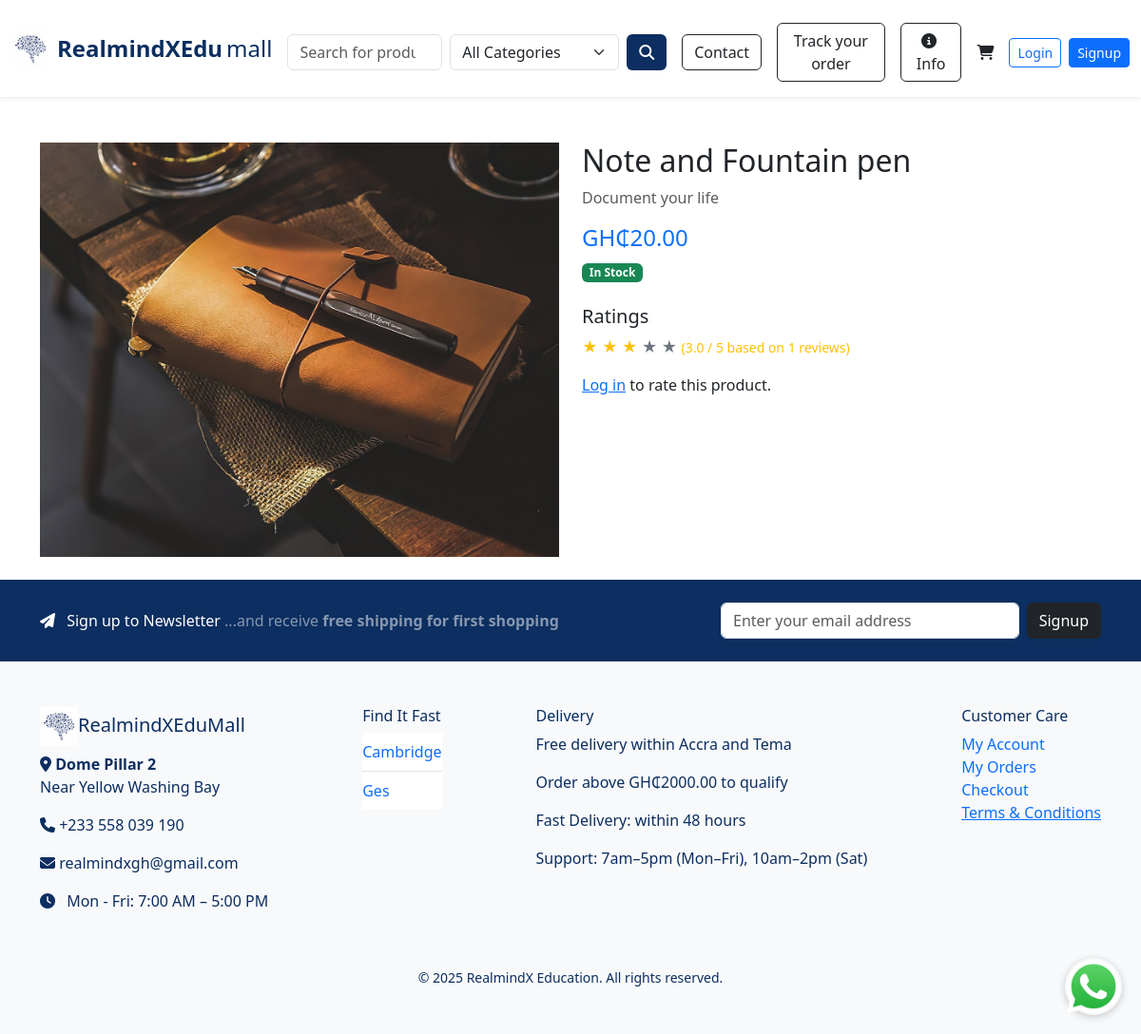
Page /product/1 on the committed database.
### e_commerce/models/products.py (models this page shows, shortened)
class Product(db.Model):
    __tablename__ = 'product'  # Optional, but makes FK references safer
    id = db.Column(db.Integer, primary_key=True)
    name = db.Column(db.String(120), nullable=False)
    description = db.Column(db.Text, nullable=False)
    price = db.Column(db.Float, nullable=False)
    discount_percentage = db.Column(db.Float, default=0.0)
    image_filename = db.Column(db.String(120))
    in_stock = db.Column(db.Boolean, default=True)
    date_created = db.Column(db.DateTime, default=datetime.utcnow)
    author = db.Column(db.String(120), nullable=True)
    brand = db.Column(db.String(120), nullable=True)
    grade = db.Column(db.String(50), nullable=True)
    level = db.Column(db.String(50), nullable=True)
    subject = db.Column(db.String(100), nullable=True)
    ratings = db.relationship('ProductRating', back_populates='product', lazy=True)
    category_id = db.Column(db.Integer, db.ForeignKey('category.id'))
    category = db.relationship('Category', back_populates='products')
    order_items = db.relationship('OrderItem', backref='product', lazy=True)

### e_commerce/models/category.py (models this page shows)
class Category(db.Model):
    id = db.Column(db.Integer, primary_key=True)
    name = db.Column(db.String(100), nullable=False, unique=True)
    products = db.relationship('Product', back_populates='category', lazy=True)

### e_commerce/routes/main_routes.py (the view)
@main_bp.route('/product/<int:product_id>')
def view_product(product_id):
    product = Product.query.get_or_404(product_id)
    user_rating = None
    if current_user.is_authenticated:
        user_rating = ProductRating.query.filter_by(user_id=current_user.id, product_id=product_id).first()
    return render_template("product_detail.html", product=product, user_rating=user_rating)

### e_commerce/templates/product_detail.html (shortened to what this page needs)
{% extends 'index.html' %}
{% block content %}
<div class="container mt-5">
  <div class="row">
    <div class="col-md-6">
      <img src="{{ url_for('static', filename='uploads/' + product.image_filename) }}" alt="{{ product.name }}" class="img-fluid">
    </div>
    <div class="col-md-6">
      <h2>{{ product.name }}</h2>
      <p class="text-muted">{{ product.description }}</p>
      {% if product.discount_percentage and product.discount_percentage > 0 %}
        <h4 class="text-primary">GH₵{{ '%.2f' % product.discounted_price }}</h4>
        <p class="text-muted"><del>GH₵{{ '%.2f' % product.price }}</del></p>
        <span class="badge bg-danger">{{ product.discount_percentage }}% OFF</span>
      {% else %}
        <h4 class="text-primary">GH₵{{ '%.2f' % product.price }}</h4>
      {% endif %}
      {% if product.in_stock %}
        <span class="badge bg-success">In Stock</span>
      {% else %}
        <span class="badge bg-danger">Out of Stock</span>
      {% endif %}
      <div class="mt-4">
        <h5>Ratings</h5>
        {% if product.ratings %}
          {% set avg_rating = (product.ratings | map(attribute='rating') | list | sum) / (product.ratings|length) %}
          <p class="text-warning">
            {% for i in range(1, 6) %}
              {% if i <= avg_rating %}
                <span>&#9733;</span>
              {% else %}
                <span class="text-secondary">&#9733;</span>
              {% endif %}
            {% endfor %}
            <small>({{ '%.1f' % avg_rating }} / 5 based on {{ product.ratings|length }} reviews)</small>
          </p>
        {% else %}
          <p class="text-muted">No ratings yet</p>
        {% endif %}
        {% if current_user.is_authenticated %}
          {% if user_rating %}
            <p class="text-muted">You rated this product: ⭐ {{ user_rating.rating }}/5</p>
          {% else %}
            <form method="POST" action="{{ url_for('main.rate_product', product_id=product.id) }}">
              <div class="rating mb-2">
                {% for i in range(5, 0, -1) %}
                  <input type="radio" name="rating" value="{{ i }}" id="star{{ i }}">
                  <label for="star{{ i }}">★</label>
                {% endfor %}
              </div>
              <button type="submit" class="btn btn-sm btn-primary">Submit</button>
            </form>
          {% endif %}
        {% else %}
          <p><a href="{{ url_for('auth.login') }}">Log in</a> to rate this product.</p>
        {% endif %}
      </div>
    </div>
  </div><br>
</div>
{% endblock %}

### e_commerce/templates/index.html (shortened to what this page needs)
<!DOCTYPE html>
<html lang="en">
<head>
  <link href="https://cdn.jsdelivr.net/npm/bootstrap@5.3.3/dist/css/bootstrap.min.css" rel="stylesheet">
  <link rel="stylesheet" href="https://cdnjs.cloudflare.com/ajax/libs/font-awesome/6.6.0/css/all.min.css">
</head>
<body>
<nav class="navbar navbar-expand-lg navbar-light bg-white shadow-sm py-3">
  <div class="container-fluid">
    <a class="navbar-brand d-flex align-items-center" href="{{ url_for('main.home') }}">
      <img src="{{ url_for('static', filename='images/brain.jpg') }}" alt="Logo" width="40" class="me-2">
      <div class="d-flex align-items-baseline fs-4" style="color: #0C2E60;">
        <strong class="me-1">RealmindXEdu</strong><span>mall</span>
      </div>
    </a>
    <div class="collapse navbar-collapse d-none d-lg-flex justify-content-between mt-2">
      <div class="d-flex align-items-center w-100">
        {% if not current_user.is_authenticated %}
        <form method="GET" action="{{ url_for('main.search') }}" class="d-flex w-50 me-3">
          <input class="form-control me-2" type="search" name="q" placeholder="Search for products, author, level..." autocomplete="off">
          <select name="category" class="form-select me-2">
            <option value="">All Categories</option>
          </select>
          <button class="btn text-white" style="background-color: #0C2E60;"><i class="fas fa-search"></i></button>
        </form>
        {% endif %}
        <div class="d-flex align-items-center ms-auto">
          {% if not current_user.is_authenticated %}
            <a href="{{ url_for('main.contact') }}" class="btn btn-outline-dark me-3">Contact</a>
            <a href="{{ url_for('main.track_order') }}" class="btn btn-outline-dark me-3">Track your order</a>
            <a href="{{ url_for('main.info') }}" class="btn btn-outline-dark me-3"><i class="fas fa-info-circle me-1"></i> Info</a>
            <a href="{{ url_for('cart.view_cart') }}" class="text-dark position-relative me-3">
              <i class="fas fa-shopping-cart"></i>
            </a>
            <a href="{{ url_for('auth.login') }}" class="btn btn-outline-primary btn-sm me-2">Login</a>
            <a href="{{ url_for('auth.user_signup') }}" class="btn btn-primary btn-sm">Signup</a>
          {% else %}
            <span class="me-3">Welcome, {{ current_user.username }}</span>
            <a class="nav-link me-3" href="{{ url_for('main.purchased_products') }}"><i class="fas fa-box-open me-1"></i> My Orders</a>
            <a href="{{ url_for('auth.logout') }}" class="btn btn-outline-danger btn-sm">Logout</a>
          {% endif %}
        </div>
      </div>
    </div>
  </div>
</nav>
<main>
  {% block content %}{% endblock %}
</main>
<section class="text-white py-4" style="background-color: #0C2E60;">
  <div class="container d-flex flex-column flex-md-row justify-content-between align-items-center">
    <p class="mb-3 mb-md-0 fs-6">
      <i class="fas fa-paper-plane me-2"></i> Sign up to Newsletter
      <span class="text-white-50">...and receive <strong>free shipping for first shopping</strong></span>
    </p>
    <form method="POST" action="{{ url_for('main.subscribe_newsletter') }}" class="d-flex" style="max-width: 400px; width: 100%;">
      <input type="email" name="email" class="form-control me-2" placeholder="Enter your email address" required>
      <button class="btn btn-dark" type="submit">Signup</button>
    </form>
  </div>
</section>
<footer class="bg-light py-5" style="color: #0C2E60;">
  <div class="container d-flex flex-wrap justify-content-between">
    <div class="mb-4">
      <h5><img src="{{ url_for('static', filename='images/brain.jpg') }}" width="40"><span style="color: #0C2E60;">RealmindXEduMall</span></h5>
      <p><i class="fa fa-map-marker-alt"></i> <strong>Dome Pillar 2</strong><br>Near Yellow Washing Bay</p>
      <p><i class="fa fa-phone"></i> +233 558 039 190</p>
      <p><i class="fa fa-envelope"></i> realmindxgh@gmail.com</p>
      <p><i class="fa fa-clock me-2"></i> Mon - Fri: 7:00 AM – 5:00 PM</p>
    </div>
    <div>
      <h6>Find It Fast</h6>
      <ul class="list-group list-group-flush">
        {% for cat in categories %}
          <li class="list-group-item px-0">
            <a href="{{ url_for('main.search', category=cat.id) }}" class="text-decoration-none">{{ cat.name }}</a>
          </li>
        {% endfor %}
      </ul>
    </div>
    <div>
      <h6>Delivery</h6>
      <p>Free delivery within Accra and Tema</p>
      <p>Order above GH₵2000.00 to qualify</p>
      <p>Fast Delivery: within 48 hours</p>
      <p>Support: 7am–5pm (Mon–Fri), 10am–2pm (Sat)</p>
    </div>
    <div>
      <h6>Customer Care</h6>
      <ul class="list-unstyled">
        <li><a href="{{ url_for('auth.login') }}" class="text-decoration-none" >My Account</a></li>
        <li><a href="{{ url_for('auth.login') }}" class="text-decoration-none">My Orders</a></li>
        <li><a href="{{ url_for('cart.checkout') }}" class="text-decoration-none">Checkout</a></li>
        <li><a href="#">Terms & Conditions</a></li>
      </ul>
    </div>
  </div>
  <div class="text-center mt-3">
    <small id="copyright"></small>
  </div>
</footer>
<a href="https://wa.me/233558099689" class="whatsapp-float" target="_blank" style="position: fixed;
  bottom: 20px;
  right: 20px;
  z-index: 9999;
  background-color: transparent;
  border-radius: 50%;
  box-shadow: 0 2px 8px rgba(0,0,0,0.2);
  transition: transform 0.2s ease-in-out;">
    <img src="{{ url_for('static', filename='images/whatsapp.png') }}" alt="WhatsApp" width="60">
</a>
</body>
</html>

### rows in the picture
Product: image_filename (picture), name "Note and Fountain pen", description "Document your life", price "20.00"
Category: name "Cambridge"
Category: name "Ges"

### other values in the picture
{{ '%.1f' % avg_rating }} "3.0"
{{ product.ratings|length }} "1"
